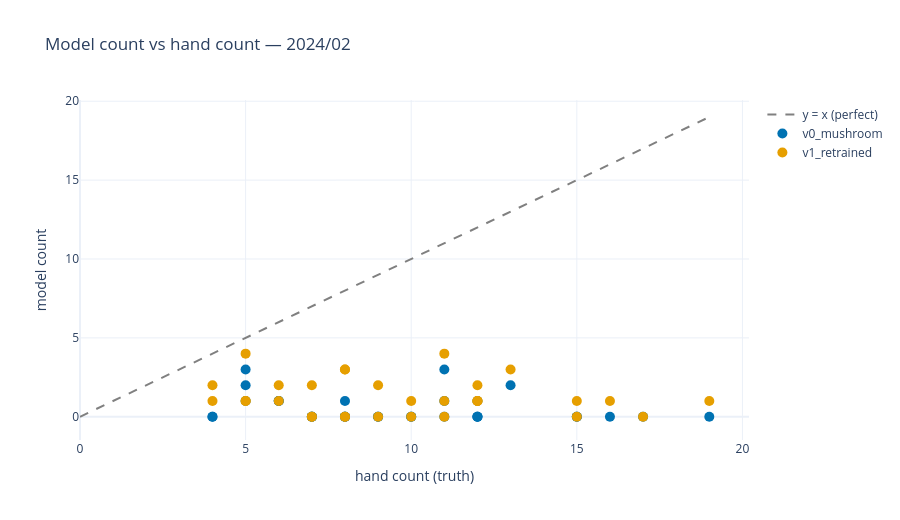

The cell this chart's notebook holds for it:
### Code cell
import numpy as np

# Load hand counts (ground truth). Requires human_count filled in Cell 3's CSV.
truth = {}
with HANDCOUNT_CSV.open() as fh:
    for row in csv.DictReader(fh):
        v = str(row.get("human_count", "")).strip()
        if v != "":
            truth[row["stem"]] = int(v)

if not truth:
    print("No hand counts yet. Fill 'human_count' in", HANDCOUNT_CSV, "then re-run this cell.")
else:
    preds = {}
    with RESULTS_CSV.open() as fh:
        for row in csv.DictReader(fh):
            preds.setdefault(row["model"], {})[row["stem"]] = int(row["count"])

    rng = np.random.default_rng(20260826)  # fixed seed: reproducible bootstrap

    def bootstrap_mae(errs, n=2000):
        errs = np.asarray(errs, dtype=float)
        boot = [np.abs(rng.choice(errs, size=len(errs), replace=True)).mean() for _ in range(n)]
        return np.percentile(boot, [2.5, 97.5])

    print(f"Ground-truth frames hand-counted: {len(truth)}\n")
    print(f"{'model':14s} {'MAE':>6} {'95% CI':>16} {'bias':>7} {'RMSE':>6} {'exact':>7}")
    fig_scatter = []
    for name in MODELS:
        common = [s for s in truth if s in preds.get(name, {})]
        errs = [preds[name][s] - truth[s] for s in common]  # signed: + = over-count
        mae = float(np.mean(np.abs(errs)))
        lo, hi = bootstrap_mae(errs)
        bias = float(np.mean(errs))
        rmse = float(np.sqrt(np.mean(np.square(errs))))
        exact = sum(1 for e in errs if e == 0) / len(errs)
        print(f"{name:14s} {mae:6.2f} [{lo:5.2f}, {hi:5.2f}] {bias:+7.2f} {rmse:6.2f} {exact:6.0%}")
        fig_scatter.append((name, [truth[s] for s in common], [preds[name][s] for s in common]))

    try:
        import plotly.graph_objects as go
    except ImportError:
        import plotly.graph_objects as go
    fig = go.Figure()
    palette = ["#0072B2", "#E69F00", "#009E73"]
    hi = max([max(y) for _, x, y in fig_scatter] + [max(x) for _, x, y in fig_scatter] + [1])
    fig.add_trace(go.Scatter(x=[0, hi], y=[0, hi], mode="lines",
                             line=dict(dash="dash", color="grey"), name="y = x (perfect)"))
    for i, (name, x, y) in enumerate(fig_scatter):
        fig.add_trace(go.Scatter(x=x, y=y, mode="markers", name=name,
                                 marker=dict(size=10, color=palette[i % len(palette)])))
    fig.update_layout(title=f"Model count vs hand count — {VALIDATION_MONTH}",
                      xaxis_title="hand count (truth)", yaxis_title="model count",
                      template="plotly_white", height=520)
    fig.show()

### Figure 1 — Plotly figure (JSON) as saved in the notebook; plotly's stock layout.template omitted (floating-point values rounded to 4 significant figures)
{"data": [{"line": {"color": "grey", "dash": "dash"}, "mode": "lines", "name": "y = x (perfect)", "type": "scatter", "x": [0, 19], "y": [0, 19]}, {"marker": {"color": "#0072B2", "size": 10}, "mode": "markers", "name": "v0_mushroom", "type": "scatter", "x": [17, 15, 9, 19, 16, 11, 12, 5, 4, 11, 7, 8, 7, 12, 6, 10, 9, 4, 5, 13, 5, 8, 11, 12, 15, 12, 10, 8, 8, 7, 6], "y": [0, 0, 0, 0, 0, 1, 0, 2, 0, 0, 0, 0, 0, 1, 1, 0, 0, 0, 3, 2, 1, 1, 3, 0, 0, 0, 0, 0, 0, 0, 1]}, {"marker": {"color": "#E69F00", "size": 10}, "mode": "markers", "name": "v1_retrained", "type": "scatter", "x": [17, 15, 9, 19, 16, 11, 12, 5, 4, 11, 7, 8, 7, 12, 6, 10, 9, 4, 5, 13, 5, 8, 11, 12, 15, 12, 10, 8, 8, 7, 6], "y": [0, 1, 0, 1, 1, 1, 1, 1, 1, 0, 0, 0, 0, 1, 2, 1, 2, 2, 4, 3, 1, 3, 4, 1, 0, 2, 0, 3, 0, 2, 1]}], "layout": {"height": 520, "title": {"text": "Model count vs hand count — 2024/02"}, "xaxis": {"title": {"text": "hand count (truth)"}}, "yaxis": {"title": {"text": "model count"}}}}
